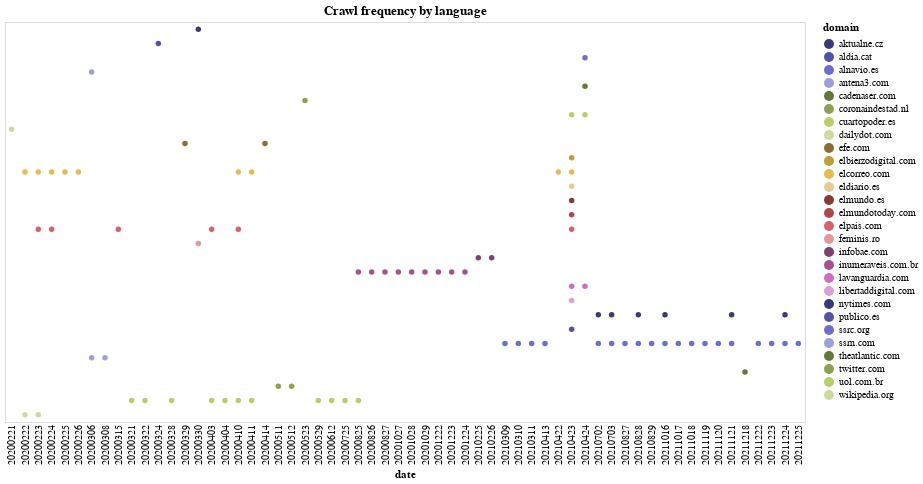

The notebook cell this image was saved under:
### Code cell
# Let's try a scatter plot
# source = data.cars()


# Another example of altair chart, in the form of a flowchart
alt.data_transformers.disable_max_rows()

selection = alt.selection_multi(fields=['language'], bind='legend')

crawl_stream = (
    alt.Chart(web_pages_topDomain)
        .mark_circle()
        .encode(
            alt.Tooltip("domain"),
            alt.X('date:O',
                axis=alt.Axis(domain=False, tickSize=0)
            ),
            alt.Y('domain:O', stack='center', axis=None),
            alt.Color('domain:N',
                scale=alt.Scale(scheme='category20b'),
            ),
            opacity=alt.condition(selection, alt.value(1), alt.value(0.2))
    ).interactive().add_selection(
            selection
        )
)

crawl_stream.properties(width=800, height=400, title="Crawl frequency by language")

### Figure 1 — Vega-Lite specification as saved in the notebook (floating-point values rounded to 4 significant figures)
{"config": {"view": {"continuousWidth": 400, "continuousHeight": 300}}, "data": {"name": "data-186c5173b5bf26d7dd4c7bb2ff3d7f3e"}, "mark": "circle", "encoding": {"color": {"type": "nominal", "field": "domain", "scale": {"scheme": "category20b"}}, "opacity": {"condition": {"value": 1, "selection": "selector033"}, "value": 0.2}, "tooltip": {"type": "nominal", "field": "domain"}, "x": {"type": "ordinal", "axis": {"domain": false, "tickSize": 0}, "field": "date"}, "y": {"type": "ordinal", "axis": null, "field": "domain", "stack": "center"}}, "height": 400, "selection": {"selector034": {"type": "interval", "bind": "scales", "encodings": ["x", "y"]}, "selector033": {"type": "multi", "fields": ["language"], "bind": "legend"}}, "title": "Crawl frequency by language", "width": 800, "$schema": "https://vega.github.io/schema/vega-lite/v4.8.1.json", "datasets": {"data-186c5173b5bf26d7dd4c7bb2ff3d7f3e": [{"domain": "inumeraveis.com.br", "date": 20200827, "0": 415}, {"domain": "infobae.com", "date": 20210226, "0": 381}, {"domain": "elbierzodigital.com", "date": 20210423, "0": 373}, {"domain": "inumeraveis.com.br", "date": 20201028, "0": 323}, {"domain": "lavanguardia.com", "date": 20210423, "0": 284}, {"domain": "elcorreo.com", "date": 20210423, "0": 247}, {"domain": "ssrc.org", "date": 20210828, "0": 150}, {"domain": "inumeraveis.com.br", "date": 20201029, "0": 144}, {"domain": "ssrc.org", "date": 20210703, "0": 112}, {"domain": "ssrc.org", "date": 20211016, "0": 111}, {"domain": "ssrc.org", "date": 20210702, "0": 110}, {"domain": "ssrc.org", "date": 20210413, "0": 101}, {"domain": "ssrc.org", "date": 20211120, "0": 98}, {"domain": "ssrc.org", "date": 20211223, "0": 94}, {"domain": "ssrc.org", "date": 20211224, "0": 94}, {"domain": "wikipedia.org", "date": 20200223, "0": 88}, {"domain": "ssrc.org", "date": 20211017, "0": 88}, {"domain": "elcorreo.com", "date": 20200225, "0": 81}, {"domain": "ssrc.org", "date": 20211121, "0": 75}, {"domain": "elpais.com", "date": 20200224, "0": 74}, {"domain": "ssrc.org", "date": 20210829, "0": 70}, {"domain": "ssrn.com", "date": 20200308, "0": 63}, {"domain": "uol.com.br", "date": 20200410, "0": 60}, {"domain": "infobae.com", "date": 20210225, "0": 58}, {"domain": "elcorreo.com", "date": 20200223, "0": 55}, {"domain": "ssrc.org", "date": 20211119, "0": 54}, {"domain": "elcorreo.com", "date": 20210422, "0": 53}, {"domain": "uol.com.br", "date": 20200328, "0": 52}, {"domain": "twitter.com", "date": 20200512, "0": 52}, {"domain": "twitter.com", "date": 20200511, "0": 51}, {"domain": "lavanguardia.com", "date": 20210424, "0": 50}, {"domain": "uol.com.br", "date": 20200825, "0": 44}, {"domain": "uol.com.br", "date": 20200404, "0": 43}, {"domain": "wikipedia.org", "date": 20200222, "0": 43}, {"domain": "nytimes.com", "date": 20211016, "0": 42}, {"domain": "theatlantic.com", "date": 20211218, "0": 40}, {"domain": "nytimes.com", "date": 20210828, "0": 39}, {"domain": "elpais.com", "date": 20200223, "0": 39}, {"domain": "ssrn.com", "date": 20200306, "0": 39}, {"domain": "nytimes.com", "date": 20211121, "0": 37}, {"domain": "ssrc.org", "date": 20211018, "0": 37}, {"domain": "nytimes.com", "date": 20210703, "0": 35}, {"domain": "ssrc.org", "date": 20211225, "0": 34}, {"domain": "aktualne.cz", "date": 20200330, "0": 33}, {"domain": "ssrc.org", "date": 20210310, "0": 33}, {"domain": "uol.com.br", "date": 20200403, "0": 32}, {"domain": "elcorreo.com", "date": 20200222, "0": 32}, {"domain": "uol.com.br", "date": 20200322, "0": 32}, {"domain": "elpais.com", "date": 20200403, "0": 32}, {"domain": "libertaddigital.com", "date": 20210423, "0": 31}, {"domain": "efe.com", "date": 20200414, "0": 31}, {"domain": "uol.com.br", "date": 20200725, "0": 29}, {"domain": "uol.com.br", "date": 20200411, "0": 29}, {"domain": "efe.com", "date": 20200329, "0": 29}, {"domain": "antena3.com", "date": 20200306, "0": 28}, {"domain": "ssrc.org", "date": 20210827, "0": 28}, {"domain": "ssrc.org", "date": 20210309, "0": 28}, {"domain": "elcorreo.com", "date": 20200226, "0": 28}, {"domain": "elcorreo.com", "date": 20200224, "0": 27}, {"domain": "elcorreo.com", "date": 20200410, "0": 27}, {"domain": "elpais.com", "date": 20200315, "0": 27}, {"domain": "publico.es", "date": 20210423, "0": 26}, {"domain": "inumeraveis.com.br", "date": 20201224, "0": 26}, {"domain": "inumeraveis.com.br", "date": 20201027, "0": 26}, {"domain": "elpais.com", "date": 20200410, "0": 26}, {"domain": "nytimes.com", "date": 20211224, "0": 25}, {"domain": "inumeraveis.com.br", "date": 20200826, "0": 25}, {"domain": "eldiario.es", "date": 20210423, "0": 25}, {"domain": "dailydot.com", "date": 20200221, "0": 25}, {"domain": "uol.com.br", "date": 20200612, "0": 25}, {"domain": "uol.com.br", "date": 20200321, "0": 25}, {"domain": "inumeraveis.com.br", "date": 20201223, "0": 25}, {"domain": "elpais.com", "date": 20210423, "0": 24}, {"domain": "elcorreo.com", "date": 20200411, "0": 24}, {"domain": "ssrc.org", "date": 20211222, "0": 23}, {"domain": "cadenaser.com", "date": 20210424, "0": 23}, {"domain": "cuartopoder.es", "date": 20210423, "0": 23}, {"domain": "cuartopoder.es", "date": 20210424, "0": 23}, {"domain": "inumeraveis.com.br", "date": 20201222, "0": 23}, {"domain": "aldia.cat", "date": 20200324, "0": 22}, {"domain": "elmundo.es", "date": 20210423, "0": 22}, {"domain": "inumeraveis.com.br", "date": 20200825, "0": 22}, {"domain": "uol.com.br", "date": 20200529, "0": 22}, {"domain": "coronaindestad.nl", "date": 20200523, "0": 21}, {"domain": "alnavio.es", "date": 20210424, "0": 21}, {"domain": "ssrc.org", "date": 20210311, "0": 21}, {"domain": "feminis.ro", "date": 20200330, "0": 21}, {"domain": "elmundotoday.com", "date": 20210423, "0": 21}, {"domain": "nytimes.com", "date": 20210702, "0": 21}]}}
